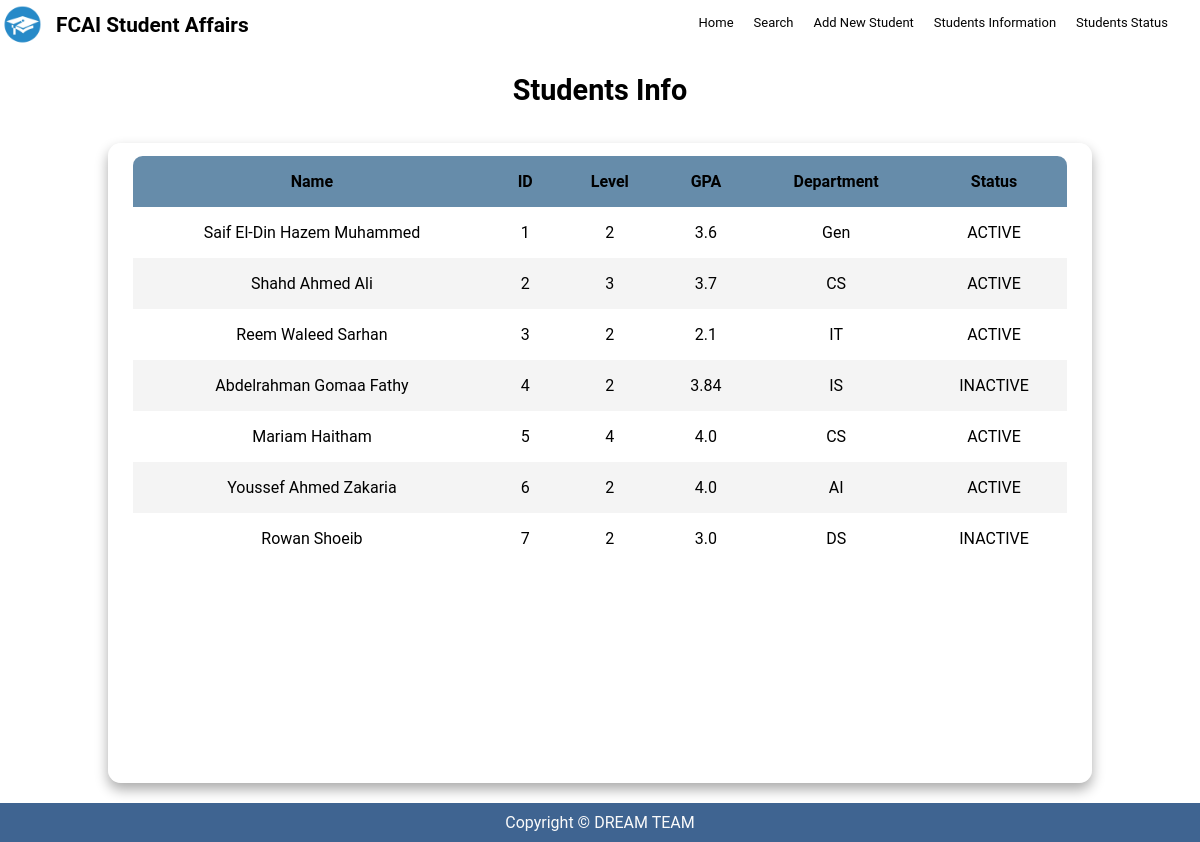
The page /students/ on the database its author committed.
### students/models.py (models this page shows, shortened)
class Student(models.Model):
    name = models.CharField(max_length=50)
    status = models.CharField(max_length=25, choices=STATUS)
    birthDate = models.DateField()
    gpa = models.FloatField()
    phoneNumber = models.CharField(max_length=11)
    email = models.EmailField()
    gender = models.CharField(max_length=6, choices=GENDER)
    level = models.IntegerField(choices=LEVEL_CHOICES)
    department = models.CharField(max_length=25, choices=DEPARTMENTS)

### students/views.py (the view)
# urls.py: path('students/', views.studentData, name='studentData'),
def studentData(request):
    allStudents = Student.objects.all()  # Get all students from the database
    context = {'allStudents': allStudents}
    return render(request, 'studentData.html', context)

### students/templates/studentData.html
{% extends 'base.html' %} {% block body %}
<br /><br /><br />
<section class="table__header">
  <h1 class="statusTitle">Students Info</h1>
</section>
<div class="allStatusTable">
  <main class="table" id="saifTable">
    <section class="table__body">
      <table>
        <thead>
          <tr>
            <th>Name</th>
            <th>ID</th>
            <th>Level</th>
            <th>GPA</th>
            <th>Department</th>
            <th>Status</th>
          </tr>
        </thead>
        <tbody>
          {% for student in allStudents %}
          <div id="studentContainer">
            <tr>
              <td>
                <a
                  style="text-decoration: none; color: black"
                  onmouseover="this.style.color='#668caafe'; this.style.fontWeight='bold';"
                  onmouseout="this.style.color='black';this.style.fontWeight='normal';"
                  href="{% url 'students:studentInfo' student.id %}"
                  >{{student.name}}
                </a>
              </td>
              <td>{{student.id}}</td>
              <td>{{student.level}}</td>
              <td>{{student.gpa}}</td>
              <td>{{student.department}}</td>
              <td>{{student.status}}</td>
            </tr>
          </div>
          {% endfor %}
        </tbody>
      </table>
    </section>
  </main>
</div>
{% endblock body %}

### static/css/style.css (style rules this page uses)
* { margin: 0; padding: 0; box-sizing: border-box; font-family: "Google Sans", Roboto, Arial, sans-serif; text-decoration: none; }
body { min-height: 100vh; display: flex; flex-direction: column; background-image: url(https://i.pinimg.com/564x/b7/5f/71/b75f71b1195835a27b73673852c36546.jpg); }
#saifTable { width: 82vw; height: 80vh; background-color: #fff5; backdrop-filter: blur(7px); box-shadow: 0 0.4rem 0.8rem #0005; border-radius: 0.8rem; overflow: hidden; margin-top: 20px; margin-bottom: 20px; }
.table__header { text-align: center; width: 100%; height: 15%; font-size: 1.2rem; padding: 1rem 1rem; justify-content: space-between; align-items: center; }
.table__body { width: 95%; max-height: calc(89% - 1.6rem); background-color: #fffb; margin: 0.8rem auto; border-radius: 0.6rem; overflow: auto; overflow: overlay; }
.table__body table { width: 100%; }
.table__body table, th, td { border-collapse: collapse; padding: 1rem; text-align: left; text-align: center; }
.table__body thead th { position: sticky; top: 0; left: 0; background-color: #668caafe; cursor: pointer; text-transform: capitalize; }
.table__body tbody tr:nth-child(even) { background-color: #0000000b; }
.allStatusTable, .btnArea { display: flex; justify-content: center; align-items: center; }

### rows shown on the page
Student: name "Saif El-Din Hazem Muhammed", id "1", level "2", gpa "3.6", department "Gen", status "ACTIVE"
Student: name "Shahd Ahmed Ali", id "2", level "3", gpa "3.7", department "CS", status "ACTIVE"
Student: name "Reem Waleed Sarhan", id "3", level "2", gpa "2.1", department "IT", status "ACTIVE"
Student: name "Abdelrahman Gomaa Fathy", id "4", level "2", gpa "3.84", department "IS", status "INACTIVE"
Student: name "Mariam Haitham", id "5", level "4", gpa "4.0", department "CS", status "ACTIVE"
Student: name "Youssef Ahmed Zakaria", id "6", level "2", gpa "4.0", department "AI", status "ACTIVE"
Student: name "Rowan Shoeib", id "7", level "2", gpa "3.0", department "DS", status "INACTIVE"
